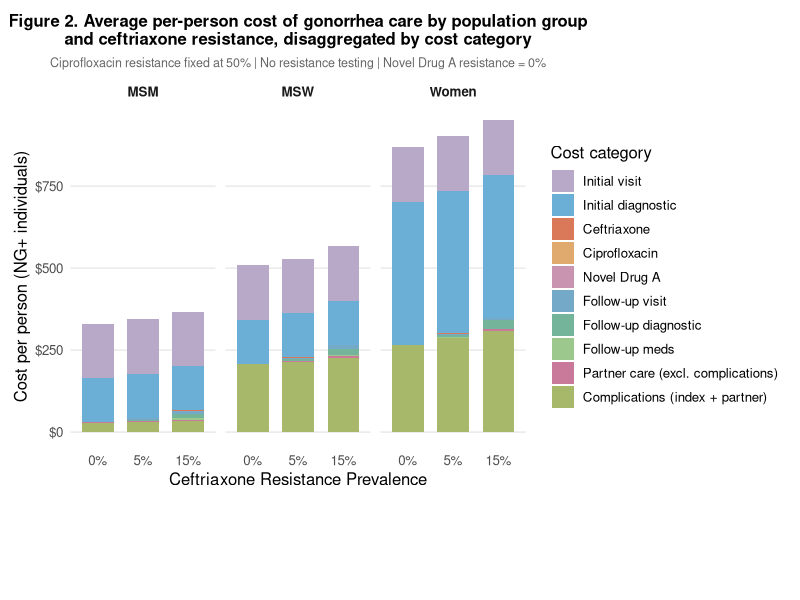
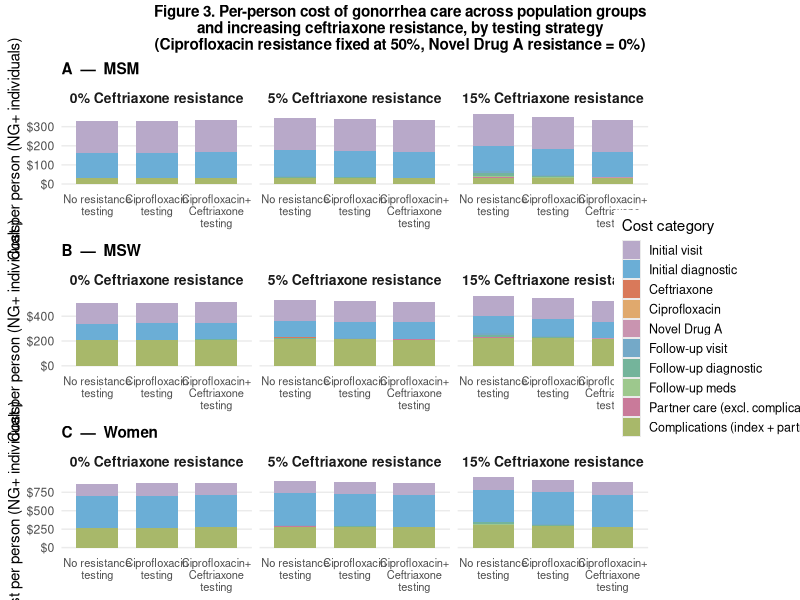
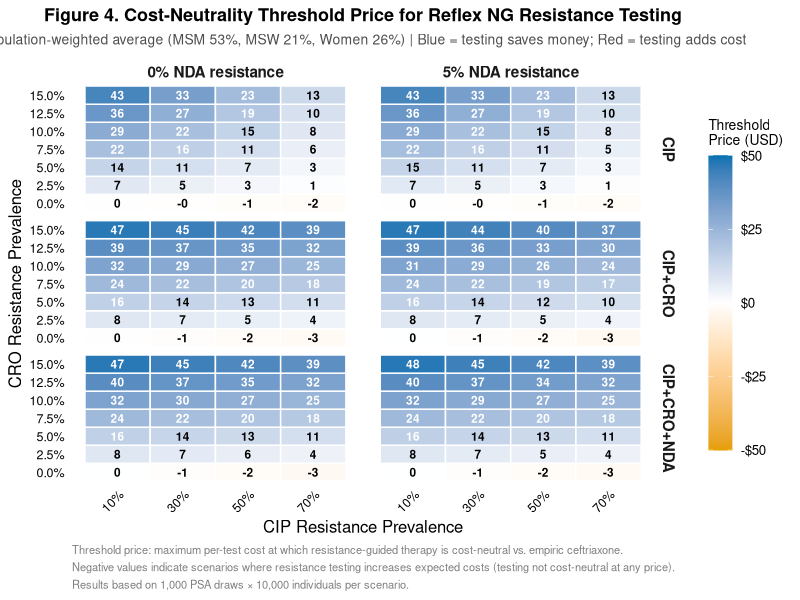

The R script that drew these images, in order:
# ============================================================
# Updated Figures 2, 3, & 4
# Uses new CSV outputs directly
# Ready to run: no external file dependencies
# ============================================================

suppressPackageStartupMessages({
  library(tidyverse)
  library(scales)
  library(cowplot)
})

# ============================================================
# LOAD DATA
# ============================================================

# Read the summary table (contains cost breakdowns for Figures 2 & 3)
df_summary <- read_csv("gonorrhea_summary_table_v3.csv",
                       show_col_types = FALSE)

# Read the thresholds (for Figure 4)
# Note: The uploaded file should contain both 0% and 5% NDA resistance scenarios
df_thresholds <- read_csv("gonorrhea_thresholds_v3.csv",
                          show_col_types = FALSE)

# ============================================================
# FIGURE 2 & 3: COST BREAKDOWN DATA
# ============================================================

# Fix ciprofloxacin resistance at 50% (reference scenario used in original figures)
CIP_REF <- 0.5

# Ceftriaxone resistance levels to show (0%, 5%, 15%)
CRO_SHOW <- c(0, 0.05, 0.15)

# NDA resistance to show in Figures 2 & 3.
# The model now emits BOTH 0% and 5% NDA in a single run. Figures 2 and 3 show
# one NDA scenario at a time, so this MUST be filtered — without it every
# (Group, Strategy, cro_res) combination matches two rows and geom_col()
# silently stacks them, drawing every bar at roughly twice its true height.
NDA_REF <- 0

# Cost category colours — match original figure exactly
#
# NOTE (v4): "Partner treatment" is now partner care EXCLUDING complications.
# In the model, partner complication cost is added to BOTH c_partner_total and
# c_complications (it is only added to `cost` once, so scenario totals were
# always right). Stacking the two raw columns therefore double-counted partner
# complications and inflated every bar — by ~$209 of a $529 total for MSW.
# The pivots below subtract the overlap so the stack sums to the reported total.
cat_colors <- c(
  "Initial visit"              = "#B8A9C9",   # dusty lavender
  "Initial diagnostic"         = "#6BAED6",   # steel blue
  "Ceftriaxone"                = "#D9795A",   # terracotta
  "Ciprofloxacin"              = "#E0A96D",   # warm sand
  "Novel Drug A"               = "#C994B0",   # mauve
  "Follow-up visit"            = "#74A9C8",   # muted sky blue
  "Follow-up diagnostic"       = "#74B49B",   # sage green
  "Follow-up meds"             = "#9DC88D",   # soft green
  "Partner care (excl. complications)" = "#C97A9A",   # dusty rose
  "Complications (index + partner)"    = "#A8B86A"    # muted olive
)

cat_order <- names(cat_colors)

# ── Prepare summary table: recode group & strategy names ───────────────────────
df_costs <- df_summary %>%
  mutate(
    Group = recode(group, "MSM" = "MSM", "MSW" = "MSW", "WSM" = "Women"),
    Strategy = toupper(strategy)
  ) %>%
  filter(cip_res == CIP_REF, cro_res %in% CRO_SHOW, nda_res == NDA_REF)

# Guard: exactly one row per Group x Strategy x cro_res. If this ever fires,
# a filter is missing and the stacked bars would be silently inflated.
.dup <- df_costs %>% count(Group, Strategy, cro_res) %>% filter(n > 1)
if (nrow(.dup) > 0) {
  print(.dup)
  stop("df_costs has duplicate rows per Group/Strategy/cro_res - bars would be double-counted.")
}
cat(sprintf("Figures 2-3: %d rows, NDA resistance = %s\n",
            nrow(df_costs), scales::percent(NDA_REF)))

# ── Helper: pivot WITHOUT-test cost categories ────────────────────────────────
# The overlap (partner complications, counted in both partner_total and
# complications) is recovered as (sum of raw components - reported total) and
# subtracted from partner care, so the stack reconciles to the total exactly.
pivot_without <- function(df_in) {
  df_in %>%
    mutate(
      .overlap = cost_without_test_ng_init_visit_mean +
                 cost_without_test_ng_init_diag_mean +
                 cost_without_test_ng_cro_mean +
                 cost_without_test_ng_cip_mean +
                 cost_without_test_ng_nda_mean +
                 cost_without_test_ng_follow_visit_mean +
                 cost_without_test_ng_follow_diag_mean +
                 cost_without_test_ng_follow_drugs_mean +
                 cost_without_test_ng_partner_total_mean +
                 cost_without_test_ng_complications_mean -
                 cost_without_test_mean_ng,
      .partner_net = cost_without_test_ng_partner_total_mean - .overlap
    ) %>%
    select(Group, Strategy, cip_res, cro_res,
           "Initial visit"        = cost_without_test_ng_init_visit_mean,
           "Initial diagnostic"   = cost_without_test_ng_init_diag_mean,
           "Ceftriaxone"          = cost_without_test_ng_cro_mean,
           "Ciprofloxacin"        = cost_without_test_ng_cip_mean,
           "Novel Drug A"         = cost_without_test_ng_nda_mean,
           "Follow-up visit"      = cost_without_test_ng_follow_visit_mean,
           "Follow-up diagnostic" = cost_without_test_ng_follow_diag_mean,
           "Follow-up meds"       = cost_without_test_ng_follow_drugs_mean,
           "Partner care (excl. complications)" = .partner_net,
           "Complications (index + partner)"    = cost_without_test_ng_complications_mean
    ) %>%
    pivot_longer(cols = all_of(cat_order),
                 names_to = "category", values_to = "cost") %>%
    mutate(category = factor(category, levels = cat_order),
           testing = "No resistance testing")
}

# ── Helper: pivot WITH-test cost categories ───────────────────────────────────
pivot_with <- function(df_in) {
  df_in %>%
    mutate(
      .overlap = cost_with_test_ng_init_visit_mean +
                 cost_with_test_ng_init_diag_mean +
                 cost_with_test_ng_cro_mean +
                 cost_with_test_ng_cip_mean +
                 cost_with_test_ng_nda_mean +
                 cost_with_test_ng_follow_visit_mean +
                 cost_with_test_ng_follow_diag_mean +
                 cost_with_test_ng_follow_drugs_mean +
                 cost_with_test_ng_partner_total_mean +
                 cost_with_test_ng_complications_mean -
                 cost_with_test_mean_ng,
      .partner_net = cost_with_test_ng_partner_total_mean - .overlap
    ) %>%
    select(Group, Strategy, cip_res, cro_res,
           "Initial visit"        = cost_with_test_ng_init_visit_mean,
           "Initial diagnostic"   = cost_with_test_ng_init_diag_mean,
           "Ceftriaxone"          = cost_with_test_ng_cro_mean,
           "Ciprofloxacin"        = cost_with_test_ng_cip_mean,
           "Novel Drug A"         = cost_with_test_ng_nda_mean,
           "Follow-up visit"      = cost_with_test_ng_follow_visit_mean,
           "Follow-up diagnostic" = cost_with_test_ng_follow_diag_mean,
           "Follow-up meds"       = cost_with_test_ng_follow_drugs_mean,
           "Partner care (excl. complications)" = .partner_net,
           "Complications (index + partner)"    = cost_with_test_ng_complications_mean
    ) %>%
    pivot_longer(cols = all_of(cat_order),
                 names_to = "category", values_to = "cost") %>%
    mutate(category = factor(category, levels = cat_order),
           testing = Strategy)
}

# Guard: stacked categories must reconcile to the reported scenario total.
# This protects BOTH Figure 2 and Figure 3 - they share pivot_without().
.recon <- df_costs %>%
  pivot_without() %>%
  group_by(Group, Strategy, cro_res) %>%
  summarise(stacked = sum(cost), .groups = "drop") %>%
  left_join(df_costs %>% select(Group, Strategy, cro_res,
                                reported = cost_without_test_mean_ng),
            by = c("Group", "Strategy", "cro_res")) %>%
  mutate(err = abs(stacked - reported))
if (max(.recon$err) > 0.01) {
  print(arrange(.recon, desc(err)))
  stop("Stacked cost categories do not sum to the scenario total.")
}
cat(sprintf("Figures 2-3 stack reconciles to total (max error $%.4f)\n", max(.recon$err)))

# Suffix and label driven by NDA_REF so filenames can never disagree with
# their contents. Previously both were hard-coded to "NDA0"/"0%", so setting
# NDA_REF <- 0.05 wrote 5% data into a file named NDA0 with a subtitle saying 0%.
NDA_SUFFIX <- sprintf("NDA%g", NDA_REF * 100)
NDA_TEXT   <- sprintf("Novel Drug A resistance = %s", percent(NDA_REF))

# ── x-axis labels ─────────────────────────────────────────────────────────────
cro_labels <- c("0"    = "0% Ceftriaxone resistance",
                "0.05" = "5% Ceftriaxone resistance",
                "0.15" = "15% Ceftriaxone resistance")

# =============================================================================
# FIGURE 2
# Per-person cost (NG+ individuals) by group & ceftriaxone resistance, NO testing
# =============================================================================

fig2_data <- df_costs %>%
  # No testing = "without test" columns; strategy doesn't matter for no-test,
  # so just take CIP rows to avoid tripling bars
  filter(Strategy == "CIP") %>%
  pivot_without() %>%
  mutate(
    cro_label = factor(cro_labels[as.character(cro_res)],
                       levels = cro_labels),
    x_label = paste0(Group, "\n", cro_labels[as.character(cro_res)])
  )

fig2 <- ggplot(fig2_data,
               aes(x = factor(cro_res), y = cost, fill = category)) +
  geom_col(width = 0.7, position = "stack") +
  scale_fill_manual(values = cat_colors, name = "Cost category") +
  scale_x_discrete(labels = c("0" = "0%", "0.05" = "5%", "0.15" = "15%")) +
  scale_y_continuous("Cost per person (NG+ individuals)", labels = dollar) +
  facet_wrap(~ Group, nrow = 1) +
  labs(
    x       = "Ceftriaxone Resistance Prevalence",
    title   = "Figure 2. Average per-person cost of gonorrhea care by population group\nand ceftriaxone resistance, disaggregated by cost category",
    subtitle = paste0("Ciprofloxacin resistance fixed at ", percent(CIP_REF),
                      " | No resistance testing | ", NDA_TEXT)
  ) +
  theme_minimal(base_size = 12) +
  theme(
    panel.grid.major.x = element_blank(),
    panel.grid.minor   = element_blank(),
    panel.spacing.x    = unit(0.5, "lines"),
    strip.text         = element_text(face = "bold"),
    plot.title         = element_text(face = "bold", hjust = 0.5, size = 12),
    plot.subtitle      = element_text(hjust = 0.5, size = 9, color = "grey40"),
    plot.margin        = margin(t = 10, r = 10, b = 80, l = 10, unit = "pt"),
    legend.position    = "right"
  )

.f2 <- sprintf("Figure2_cost_by_group_%s.png", NDA_SUFFIX)
ggsave(.f2, fig2, width = 8, height = 7, dpi = 300)
cat(sprintf("Saved: %s\n", .f2))

# =============================================================================
# FIGURE 3
# Per-person cost by group & ceftriaxone resistance, comparing testing strategies
# Panel A = MSM, B = MSW, C = Women
# =============================================================================

# No-testing arm (same across strategies — use CIP row)
no_test_data <- df_costs %>%
  filter(Strategy == "CIP") %>%
  pivot_without() %>%
  mutate(testing = "No resistance testing")

# With-testing arms (ciprofloxacin and ciprofloxacin+ceftriaxone strategies)
with_test_data <- df_costs %>%
  filter(Strategy %in% c("CIP", "CIP+CRO")) %>%
  pivot_with() %>%
  mutate(testing = recode(Strategy,
                          "CIP"     = "Ciprofloxacin testing",
                          "CIP+CRO" = "Ciprofloxacin+Ceftriaxone testing"))

fig3_data <- bind_rows(no_test_data, with_test_data) %>%
  mutate(
    testing = factor(testing,
                     levels = c("No resistance testing",
                                "Ciprofloxacin testing",
                                "Ciprofloxacin+Ceftriaxone testing")),
    cro_label = factor(cro_labels[as.character(cro_res)],
                       levels = cro_labels),
    Group = factor(Group, levels = c("MSM", "MSW", "Women"))
  )

make_fig3_panel <- function(grp, panel_letter) {
  ggplot(filter(fig3_data, Group == grp),
         aes(x = testing, y = cost, fill = category)) +
    geom_col(width = 0.7, position = "stack") +
    scale_fill_manual(values = cat_colors, name = "Cost category") +
    scale_y_continuous("Cost per person (NG+ individuals)", labels = dollar) +
    scale_x_discrete(labels = c(
      "No resistance testing"             = "No resistance\ntesting",
      "Ciprofloxacin testing"            = "Ciprofloxacin\ntesting",
      "Ciprofloxacin+Ceftriaxone testing" = "Ciprofloxacin+\nCeftriaxone\ntesting"
    )) +
    facet_wrap(~ cro_label, nrow = 1) +
    labs(
      x        = NULL,
      subtitle = paste0(panel_letter, "  —  ", grp)
    ) +
    theme_minimal(base_size = 11) +
    theme(
      panel.grid.major.x = element_blank(),
      panel.grid.minor   = element_blank(),
      strip.text         = element_text(face = "bold", size = 10),
      plot.subtitle      = element_text(face = "bold", size = 11),
      axis.text.x        = element_text(size = 8),
      legend.position    = "none"
    )
}

p_a <- make_fig3_panel("MSM", "A")
p_b <- make_fig3_panel("MSW", "B")
p_c <- make_fig3_panel("Women", "C")

# Shared legend
legend_plot <- ggplot(fig3_data,
                      aes(x = testing, y = cost, fill = category)) +
  geom_col() +
  scale_fill_manual(values = cat_colors, name = "Cost category") +
  theme(legend.position = "right",
        legend.key.size = unit(0.5, "cm"),
        legend.text = element_text(size = 9))
shared_legend <- get_legend(legend_plot)

# Stack panels with shared legend
fig3_panels <- plot_grid(p_a, p_b, p_c,
                         ncol = 1, align = "v", axis = "lr")

fig3 <- plot_grid(
  fig3_panels, shared_legend,
  ncol = 2, rel_widths = c(1, 0.22)
)

title_row <- ggdraw() +
  draw_label(
    paste0("Figure 3. Per-person cost of gonorrhea care across population groups\n",
           "and increasing ceftriaxone resistance, by testing strategy\n",
           "(Ciprofloxacin resistance fixed at ", percent(CIP_REF),
           ", ", NDA_TEXT, ")"),
    fontface = "bold", size = 11, hjust = 0.5
  )

fig3_final <- plot_grid(title_row, fig3, ncol = 1, rel_heights = c(0.1, 1))

.f3 <- sprintf("Figure3_cost_by_strategy_%s.png", NDA_SUFFIX)
ggsave(.f3, fig3_final, width = 11, height = 12, dpi = 300)
cat(sprintf("Saved: %s\n", .f3))

# =============================================================================
# FIGURE 4
# Weighted-average cost-neutrality threshold prices
# Weights: MSM=0.53, MSW=0.21, Women=0.26
# Layout: Strategy (rows) × NDA scenario (columns)
# =============================================================================

# (v4) Figure 4 now reads gonorrhea_thresholds_weighted_v3.csv, produced by the
# model itself. That file weights the per-draw thresholds and THEN takes
# quantiles, so it carries a valid 95% UI. Re-weighting point estimates here
# gave the identical central value (the mean is linear) but no usable interval,
# and there is no correct way to recover one from group-level bounds.
df_weighted <- read_csv("gonorrhea_thresholds_weighted_v3.csv",
                        show_col_types = FALSE)

fig4_data <- df_weighted %>%
  filter(nda_res %in% c(0, 0.05)) %>%
  mutate(
    Strategy  = factor(toupper(strategy),
                       levels = c("CIP", "CIP+CRO", "CIP+CRO+NDA")),
    nda_label = ifelse(nda_res == 0, "0% NDA resistance", "5% NDA resistance"),
    NDA_label = factor(nda_label,
                       levels = c("0% NDA resistance", "5% NDA resistance")),
    label     = sprintf("%.0f", threshold_price)
  )

# Guard: one tile per cip x cro x nda x strategy.
.dup4 <- fig4_data %>% count(cip_res, cro_res, nda_res, Strategy) %>% filter(n > 1)
if (nrow(.dup4) > 0) {
  print(.dup4)
  stop("fig4_data has duplicate tiles - the heatmap would overplot.")
}
cat(sprintf("Figure 4: %d tiles from the model's weighted-threshold file\n",
            nrow(fig4_data)))

# Reference values quoted in the Results text (50% CIP, 5% CRO).
fig4_data %>%
  filter(cip_res == 0.5, cro_res == 0.05) %>%
  transmute(nda_label, Strategy,
            text = sprintf("$%.0f (95%% UI $%.0f-$%.0f)",
                           threshold_price, threshold_lower, threshold_upper)) %>%
  arrange(nda_label, Strategy) %>%
  print(n = Inf)

# Axis breaks
x_breaks <- c(0.1, 0.3, 0.5, 0.7)
y_breaks <- c(0, 0.025, 0.05, 0.075, 0.10, 0.125, 0.15)

# Diverging colour scale.
# (v4) Derived from the data rather than hard-coded. Under v3 the weighted
# thresholds reach $47.6, which the previous fixed limit of 45 would have
# clipped — the highest-resistance tiles would all have rendered the same
# saturated colour despite differing by several dollars.
lim_abs <- ceiling(max(abs(fig4_data$threshold_price), na.rm = TRUE) / 5) * 5
cat(sprintf("Figure 4 colour limit: +/- $%d (data max |value| = $%.1f)\n",
            lim_abs, max(abs(fig4_data$threshold_price), na.rm = TRUE)))

fig4 <- ggplot(fig4_data, aes(x = cip_res, y = cro_res, fill = threshold_price)) +
  geom_tile(color = "white", linewidth = 0.5) +
  geom_text(
    aes(label = label,
        color  = abs(threshold_price) < lim_abs * 0.3),
    size = 3, fontface = "bold"
  ) +
  scale_color_manual(values = c("TRUE" = "black", "FALSE" = "white"), guide = "none") +
  scale_fill_gradient2(
    low      = "#E69F00",   # Okabe-Ito orange/red (negative = testing adds cost)
    mid      = "white",
    high     = "#0072B2",   # Okabe-Ito blue (positive = testing saves money)
    midpoint = 0,
    limits   = c(-lim_abs, lim_abs),
    oob      = scales::squish,
    name     = "Threshold\nPrice (USD)",
    labels   = scales::dollar_format(accuracy = 1)
  ) +
  scale_x_continuous(
    "CIP Resistance Prevalence",
    breaks = x_breaks, labels = scales::percent_format(accuracy = 1)
  ) +
  scale_y_continuous(
    "CRO Resistance Prevalence",
    breaks = y_breaks, labels = scales::percent_format(accuracy = 0.1),
    expand = c(0, 0)
  ) +
  facet_grid(Strategy ~ NDA_label) +
  labs(
    title    = "Figure 4. Cost-Neutrality Threshold Price for Reflex NG Resistance Testing",
    subtitle = "Population-weighted average (MSM 53%, MSW 21%, Women 26%) | Blue = testing saves money; Red = testing adds cost",
    caption  = paste0(
      "Threshold price: maximum per-test cost at which resistance-guided therapy is cost-neutral vs. empiric ceftriaxone.\n",
      "Negative values indicate scenarios where resistance testing increases expected costs (testing not cost-neutral at any price).\n",
      "Results based on 1,000 PSA draws × 10,000 individuals per scenario."
    )
  ) +
  theme_minimal(base_size = 12) +
  theme(
    panel.grid     = element_blank(),
    panel.grid.major = element_blank(),
    panel.grid.minor = element_blank(),
    panel.border = element_blank(),
    axis.text      = element_text(color = "black", size = 9),
    axis.text.x    = element_text(angle = 45, hjust = 1),
    plot.title     = element_text(face = "bold", hjust = 0.5, size = 13),
    plot.subtitle  = element_text(hjust = 0.5, size = 10, color = "grey30"),
    plot.caption   = element_text(hjust = 0, size = 8, color = "grey50", lineheight = 1.3),
    strip.text     = element_text(face = "bold", size = 11),
    legend.position     = "right",
    legend.title        = element_text(size = 10),
    legend.key.height   = unit(1.5, "cm")
  )

ggsave("Figure4_weighted_threshold_heatmap.png", fig4,
       width = 11, height = 9, dpi = 300)
cat("✓ Saved: Figure4_weighted_threshold_heatmap.png\n")
cat(sprintf("\nColor scale: -$%.0f to +$%.0f (diverging, centered at 0)\n", lim_abs, lim_abs))
cat("Weights applied: MSM=0.53, MSW=0.21, Women=0.26\n")
cat("\n✓ All figures generated successfully!\n")
